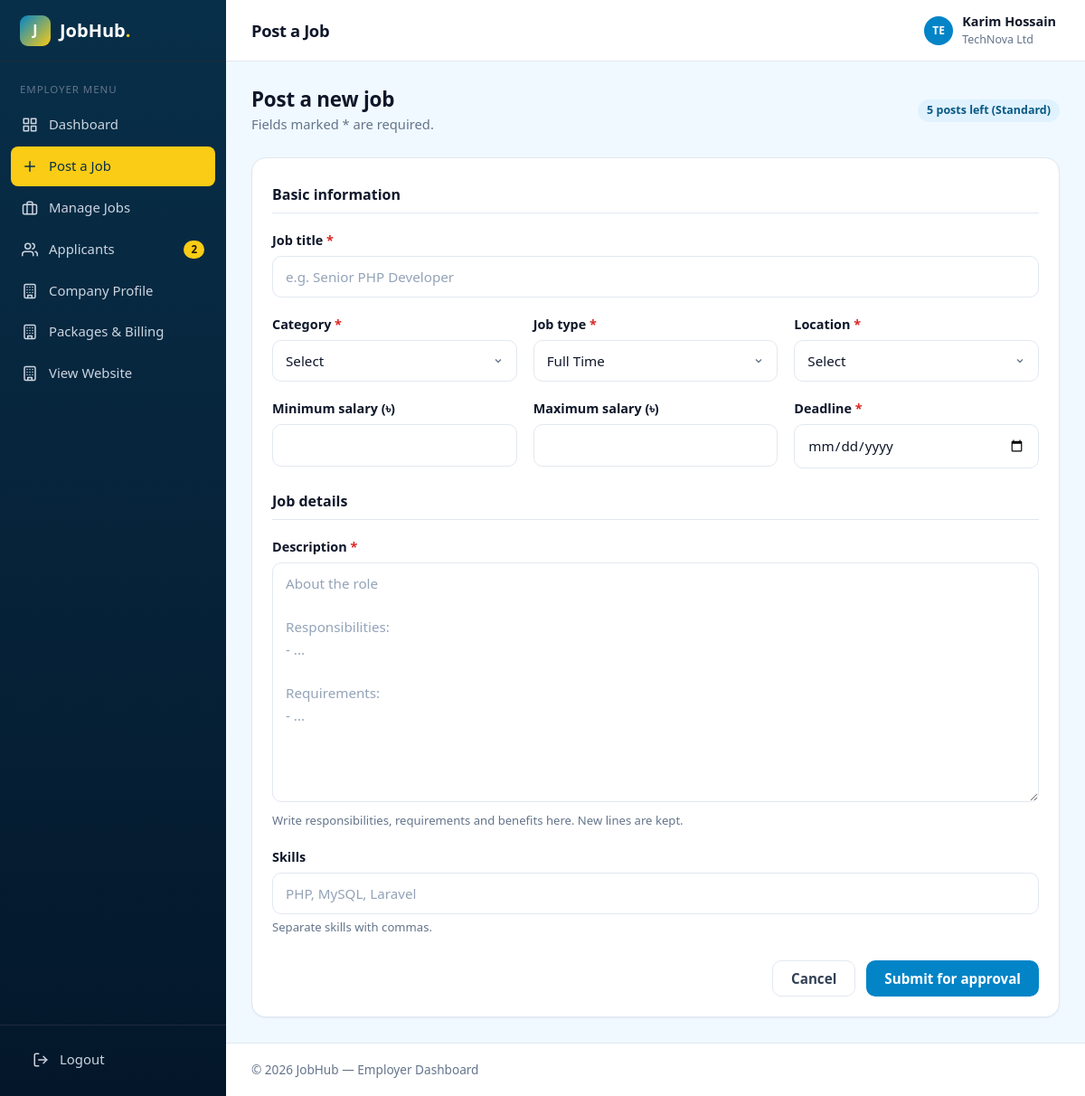
Page /employer/post-job.php (signed in) on the committed database.
### tables this page shows
CREATE TABLE `companies` (
  `id` int UNSIGNED NOT NULL,
  `user_id` int UNSIGNED NOT NULL,
  `city_id` int UNSIGNED DEFAULT NULL,
  `name` varchar(150) NOT NULL,
  `logo` varchar(255) DEFAULT NULL,
  `website` varchar(255) DEFAULT NULL,
  `address` text,
  `description` text
);

CREATE TABLE `subscriptions` (
  `id` int UNSIGNED NOT NULL,
  `user_id` int UNSIGNED NOT NULL,
  `package_id` int UNSIGNED NOT NULL,
  `posts_left` smallint UNSIGNED NOT NULL DEFAULT '0',
  `start_date` date DEFAULT NULL,
  `end_date` date DEFAULT NULL,
  `status` enum('pending','active','expired') NOT NULL DEFAULT 'pending'
);

CREATE TABLE `packages` (
  `id` int UNSIGNED NOT NULL,
  `name` varchar(50) NOT NULL,
  `price` decimal(10,2) NOT NULL DEFAULT '0.00',
  `duration_days` smallint UNSIGNED NOT NULL,
  `job_post_limit` smallint UNSIGNED NOT NULL,
  `description` text
);

### employer/include/check.php (called while the page is built, shortened)
<?php
include('../dbconfig.php');
$userId = (int)$_SESSION['user_id'];
$company = $conn->query("SELECT companies.*, cities.name AS city_name FROM companies
                         LEFT JOIN cities ON cities.id = companies.city_id
                         WHERE companies.user_id = $userId")->fetch_assoc();
$companyId = (int)$company['id'];
$sub = $conn->query("SELECT subscriptions.*, packages.name AS package_name FROM subscriptions
                     JOIN packages ON packages.id = subscriptions.package_id
                     WHERE subscriptions.user_id = $userId AND subscriptions.status = 'active'
                       AND subscriptions.end_date >= CURDATE()
                     ORDER BY subscriptions.id DESC LIMIT 1")->fetch_assoc();

### employer/post-job.php (the view, shortened to what this page needs)
<?php
include('include/check.php');
$id = isset($_GET['id']) ? (int)$_GET['id'] : 0;
$pageTitle = $id ? 'Edit Job' : 'Post a Job';
$job = array('title' => '', 'category_id' => '', 'city_id' => '', 'job_type' => 'full_time',
             'salary_min' => '', 'salary_max' => '', 'description' => '', 'deadline' => '');
$jobSkills = '';
$types      = array('full_time' => 'Full Time', 'part_time' => 'Part Time', 'remote' => 'Remote', 'contract' => 'Contract', 'internship' => 'Internship');
?>
<!DOCTYPE html>
<html lang="en">
<head>
  <link rel="stylesheet" href="../assets/css/style.css?v=2">
</head>
<body class="dash-body">
<?php include('include/menu.php'); ?>
<main class="dash-content">
  <div class="page-actions">
    <div><h2><?php echo $id ? 'Edit job' : 'Post a new job'; ?></h2><p>Fields marked * are required.</p></div>
    <?php if (!$id) { ?>
      <span class="badge badge-primary">
        <?php echo $sub ? $sub['posts_left'] . ' posts left (' . $sub['package_name'] . ')' : 'Free package will start with your first post'; ?>
      </span>
    <?php } ?>
  </div>
  <form class="card" action="" method="post">
    <div class="card-body">
      <h3 class="form-section-title">Basic information</h3>
      <div class="form-group"><label class="form-label">Job title <span class="req">*</span></label>
        <input class="form-control" name="title" placeholder="e.g. Senior PHP Developer" value="<?php echo htmlspecialchars($job['title'] ?? ''); ?>" required></div>
      <div class="form-row cols-3">
        <div class="form-group"><label class="form-label">Category <span class="req">*</span></label>
          <select class="form-control" name="category_id" required>
            <option value="">Select</option>
          </select></div>
        <div class="form-group"><label class="form-label">Job type <span class="req">*</span></label>
          <select class="form-control" name="job_type">
            <?php foreach ($types as $key => $label) { ?>
              <option value="<?php echo $key; ?>" <?php if ($job['job_type'] == $key) echo 'selected'; ?>><?php echo $label; ?></option>
            <?php } ?>
          </select></div>
        <div class="form-group"><label class="form-label">Location <span class="req">*</span></label>
          <select class="form-control" name="city_id" required>
            <option value="">Select</option>
          </select></div>
      </div>
      <div class="form-row cols-3">
        <div class="form-group"><label class="form-label">Minimum salary (৳)</label><input class="form-control" type="number" name="salary_min" value="<?php echo $job['salary_min'] ? (int)$job['salary_min'] : ''; ?>"></div>
        <div class="form-group"><label class="form-label">Maximum salary (৳)</label><input class="form-control" type="number" name="salary_max" value="<?php echo $job['salary_max'] ? (int)$job['salary_max'] : ''; ?>"></div>
        <div class="form-group"><label class="form-label">Deadline <span class="req">*</span></label><input class="form-control" type="date" name="deadline" value="<?php echo $job['deadline']; ?>" required></div>
      </div>
      <h3 class="form-section-title mt-2">Job details</h3>
      <div class="form-group"><label class="form-label">Description <span class="req">*</span></label>
        <textarea class="form-control" name="description" rows="10" placeholder="About the role&#10;&#10;Responsibilities:&#10;- ...&#10;&#10;Requirements:&#10;- ..." required><?php echo htmlspecialchars($job['description'] ?? ''); ?></textarea>
        <div class="form-hint">Write responsibilities, requirements and benefits here. New lines are kept.</div></div>
      <div class="form-group"><label class="form-label">Skills</label>
        <input class="form-control" name="skills" placeholder="PHP, MySQL, Laravel" value="<?php echo htmlspecialchars($jobSkills); ?>">
        <div class="form-hint">Separate skills with commas.</div></div>
      <div class="form-actions">
        <a class="btn btn-light" href="manage-jobs.php">Cancel</a>
        <button class="btn btn-primary" type="submit"><?php echo $id ? 'Save changes' : 'Submit for approval'; ?></button>
      </div>
    </div>
  </form>
</main>
<?php include('include/footer.php'); ?>

### employer/include/menu.php (shortened to what this page needs)
<?php
$page = basename($_SERVER['PHP_SELF']);
$newApps = $conn->query("SELECT COUNT(*) AS c FROM job_applications
                          JOIN jobs ON jobs.id = job_applications.job_id
                          WHERE jobs.company_id = $companyId AND job_applications.status = 'applied'")->fetch_assoc()['c'];
?>
<aside class="sidebar">
  <a href="../index.php" class="logo"><span class="logo-mark">J</span>JobHub<span class="dot">.</span></a>
  <div class="sidebar-label">Employer menu</div>
  <ul class="sidebar-menu">
    <li><a href="dashboard.php" class="<?php if ($page == 'dashboard.php') echo 'active'; ?>"><svg class="ic" viewBox="0 0 24 24" aria-hidden="true"><rect x="3" y="3" width="7" height="7"/><rect x="14" y="3" width="7" height="7"/><rect x="14" y="14" width="7" height="7"/><rect x="3" y="14" width="7" height="7"/></svg>Dashboard</a></li>
    <li><a href="post-job.php" class="<?php if ($page == 'post-job.php') echo 'active'; ?>"><svg class="ic" viewBox="0 0 24 24" aria-hidden="true"><line x1="12" y1="5" x2="12" y2="19"/><line x1="5" y1="12" x2="19" y2="12"/></svg>Post a Job</a></li>
    <li><a href="manage-jobs.php" class="<?php if ($page == 'manage-jobs.php') echo 'active'; ?>"><svg class="ic" viewBox="0 0 24 24" aria-hidden="true"><rect x="2" y="7" width="20" height="14" rx="2"/><path d="M16 21V5a2 2 0 0 0-2-2h-4a2 2 0 0 0-2 2v16"/></svg>Manage Jobs</a></li>
    <li><a href="applicants.php" class="<?php if ($page == 'applicants.php' || $page == 'email.php') echo 'active'; ?>"><svg class="ic" viewBox="0 0 24 24" aria-hidden="true"><path d="M17 21v-2a4 4 0 0 0-4-4H5a4 4 0 0 0-4 4v2"/><circle cx="9" cy="7" r="4"/><path d="M23 21v-2a4 4 0 0 0-3-3.87"/><path d="M16 3.13a4 4 0 0 1 0 7.75"/></svg>Applicants<?php if ($newApps > 0) { ?><span class="count"><?php echo $newApps; ?></span><?php } ?></a></li>
    <li><a href="company-profile.php" class="<?php if ($page == 'company-profile.php') echo 'active'; ?>"><svg class="ic" viewBox="0 0 24 24" aria-hidden="true"><rect x="4" y="2" width="16" height="20" rx="2"/><path d="M9 22v-4h6v4M8 6h.01M16 6h.01M12 6h.01M12 10h.01M12 14h.01M16 10h.01M16 14h.01M8 10h.01M8 14h.01"/></svg>Company Profile</a></li>
    <li><a href="subscription.php" class="<?php if ($page == 'subscription.php' || $page == 'checkout.php' || $page == 'payment-success.php' || $page == 'payment-fail.php') echo 'active'; ?>"><svg class="ic" viewBox="0 0 24 24" aria-hidden="true"><rect x="4" y="2" width="16" height="20" rx="2"/><path d="M9 22v-4h6v4M8 6h.01M16 6h.01M12 6h.01M12 10h.01M12 14h.01M16 10h.01M16 14h.01M8 10h.01M8 14h.01"/></svg>Packages &amp; Billing</a></li>
    <li><a href="../index.php"><svg class="ic" viewBox="0 0 24 24" aria-hidden="true"><rect x="4" y="2" width="16" height="20" rx="2"/><path d="M9 22v-4h6v4M8 6h.01M16 6h.01M12 6h.01M12 10h.01M12 14h.01M16 10h.01M16 14h.01M8 10h.01M8 14h.01"/></svg>View Website</a></li>
  </ul>
  <div class="sidebar-foot">
    <ul class="sidebar-menu">
      <li><a href="../logout.php"><svg class="ic" viewBox="0 0 24 24" aria-hidden="true"><path d="M9 21H5a2 2 0 0 1-2-2V5a2 2 0 0 1 2-2h4"/><polyline points="16 17 21 12 16 7"/><line x1="21" y1="12" x2="9" y2="12"/></svg>Logout</a></li>
    </ul>
  </div>
</aside>
<div class="dash-main">
  <header class="topbar">
    <h1 class="topbar-title"><?php echo $pageTitle; ?></h1>
    <div class="dropdown" style="margin-left:auto">
      <button class="dropdown-toggle">
        <span class="avatar sm"><?php echo strtoupper(substr($company['name'], 0, 2)); ?></span>
        <span class="user-meta"><strong><?php echo $_SESSION['name']; ?></strong><small><?php echo $company['name']; ?></small></span>
      </button>
    </div>
  </header>

### rows in the picture
companies: name "TE", name "TechNova Ltd"
subscriptions: posts_left "5", package.name "Standard"

### other values in the picture
$newApps "2"
$pageTitle "Post a Job"
$_SESSION['name'] "Karim Hossain"
form field job_type "Full Time"
